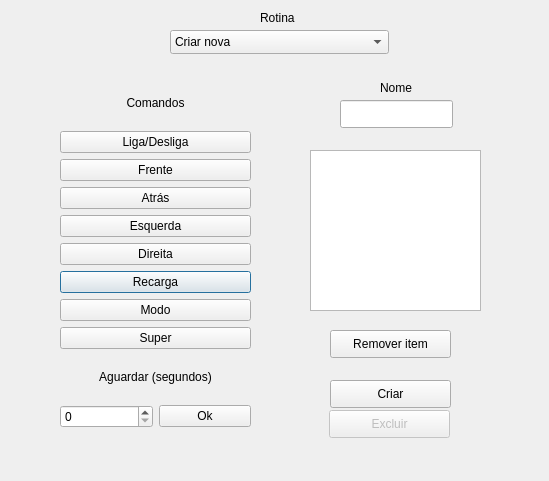
<?xml version="1.0" encoding="UTF-8"?>
<ui version="4.0">
 <class>RoutinesDialog</class>
 <widget class="QDialog" name="RoutinesDialog">
  <property name="geometry">
   <rect>
    <x>0</x>
    <y>0</y>
    <width>549</width>
    <height>481</height>
   </rect>
  </property>
  <property name="windowTitle">
   <string>Dialog</string>
  </property>
  <widget class="QWidget" name="gridLayoutWidget">
   <property name="geometry">
    <rect>
     <x>60</x>
     <y>80</y>
     <width>191</width>
     <height>348</height>
    </rect>
   </property>
   <layout class="QGridLayout" name="gridLayout" rowminimumheight="0,0,0,0,0,0,0,0,0,0,0,0,0">
    <item row="8" column="0">
     <widget class="QPushButton" name="recharge_pushButton">
      <property name="toolTip">
       <string/>
      </property>
      <property name="whatsThis">
       <string/>
      </property>
      <property name="autoFillBackground">
       <bool>false</bool>
      </property>
      <property name="text">
       <string>Recarga</string>
      </property>
     </widget>
    </item>
    <item row="6" column="0">
     <widget class="QPushButton" name="right_pushButton_3">
      <property name="text">
       <string>Direita</string>
      </property>
     </widget>
    </item>
    <item row="2" column="0">
     <widget class="QPushButton" name="onOff_pushButton">
      <property name="text">
       <string>Liga/Desliga</string>
      </property>
      <property name="autoDefault">
       <bool>false</bool>
      </property>
     </widget>
    </item>
    <item row="5" column="0">
     <widget class="QPushButton" name="left_pushButton">
      <property name="text">
       <string>Esquerda</string>
      </property>
     </widget>
    </item>
    <item row="4" column="0">
     <widget class="QPushButton" name="down_pushButton">
      <property name="text">
       <string>Atrás</string>
      </property>
     </widget>
    </item>
    <item row="3" column="0">
     <widget class="QPushButton" name="up_pushButton">
      <property name="text">
       <string>Frente</string>
      </property>
     </widget>
    </item>
    <item row="0" column="0">
     <widget class="QLabel" name="label">
      <property name="text">
       <string>Comandos</string>
      </property>
      <property name="alignment">
       <set>Qt::AlignCenter</set>
      </property>
     </widget>
    </item>
    <item row="12" column="0">
     <layout class="QHBoxLayout" name="horizontalLayout">
      <item>
       <widget class="QSpinBox" name="spinBox"/>
      </item>
      <item>
       <widget class="QPushButton" name="addTime_pushButton">
        <property name="text">
         <string>Ok</string>
        </property>
       </widget>
      </item>
     </layout>
    </item>
    <item row="9" column="0">
     <widget class="QPushButton" name="mode_pushButton">
      <property name="text">
       <string>Modo</string>
      </property>
     </widget>
    </item>
    <item row="10" column="0">
     <widget class="QPushButton" name="super_pushButton">
      <property name="text">
       <string>Super</string>
      </property>
     </widget>
    </item>
    <item row="11" column="0">
     <widget class="QLabel" name="label_2">
      <property name="text">
       <string>Aguardar (segundos)</string>
      </property>
      <property name="alignment">
       <set>Qt::AlignCenter</set>
      </property>
     </widget>
    </item>
   </layout>
  </widget>
  <widget class="QListWidget" name="listWidget">
   <property name="geometry">
    <rect>
     <x>310</x>
     <y>150</y>
     <width>171</width>
     <height>161</height>
    </rect>
   </property>
   <property name="tabKeyNavigation">
    <bool>true</bool>
   </property>
   <property name="dragEnabled">
    <bool>true</bool>
   </property>
   <property name="dragDropMode">
    <enum>QAbstractItemView::InternalMove</enum>
   </property>
   <property name="defaultDropAction">
    <enum>Qt::MoveAction</enum>
   </property>
  </widget>
  <widget class="QLabel" name="label_3">
   <property name="geometry">
    <rect>
     <x>380</x>
     <y>80</y>
     <width>41</width>
     <height>16</height>
    </rect>
   </property>
   <property name="text">
    <string>Nome</string>
   </property>
  </widget>
  <widget class="QLineEdit" name="name_lineEdit">
   <property name="geometry">
    <rect>
     <x>340</x>
     <y>100</y>
     <width>113</width>
     <height>28</height>
    </rect>
   </property>
  </widget>
  <widget class="QPushButton" name="createEdit_pushButton">
   <property name="geometry">
    <rect>
     <x>330</x>
     <y>380</y>
     <width>121</width>
     <height>28</height>
    </rect>
   </property>
   <property name="text">
    <string>Criar</string>
   </property>
  </widget>
  <widget class="QComboBox" name="routine_comboBox">
   <property name="geometry">
    <rect>
     <x>170</x>
     <y>30</y>
     <width>219</width>
     <height>24</height>
    </rect>
   </property>
   <item>
    <property name="text">
     <string>Criar nova</string>
    </property>
   </item>
  </widget>
  <widget class="QLabel" name="label_4">
   <property name="geometry">
    <rect>
     <x>260</x>
     <y>10</y>
     <width>58</width>
     <height>16</height>
    </rect>
   </property>
   <property name="text">
    <string>Rotina</string>
   </property>
  </widget>
  <widget class="QPushButton" name="delete_pushButton">
   <property name="enabled">
    <bool>false</bool>
   </property>
   <property name="geometry">
    <rect>
     <x>329</x>
     <y>410</y>
     <width>121</width>
     <height>28</height>
    </rect>
   </property>
   <property name="text">
    <string>Excluir</string>
   </property>
  </widget>
  <widget class="QPushButton" name="remove_pushButton">
   <property name="geometry">
    <rect>
     <x>330</x>
     <y>330</y>
     <width>121</width>
     <height>28</height>
    </rect>
   </property>
   <property name="text">
    <string>Remover item</string>
   </property>
  </widget>
 </widget>
 <resources/>
 <connections/>
</ui>
